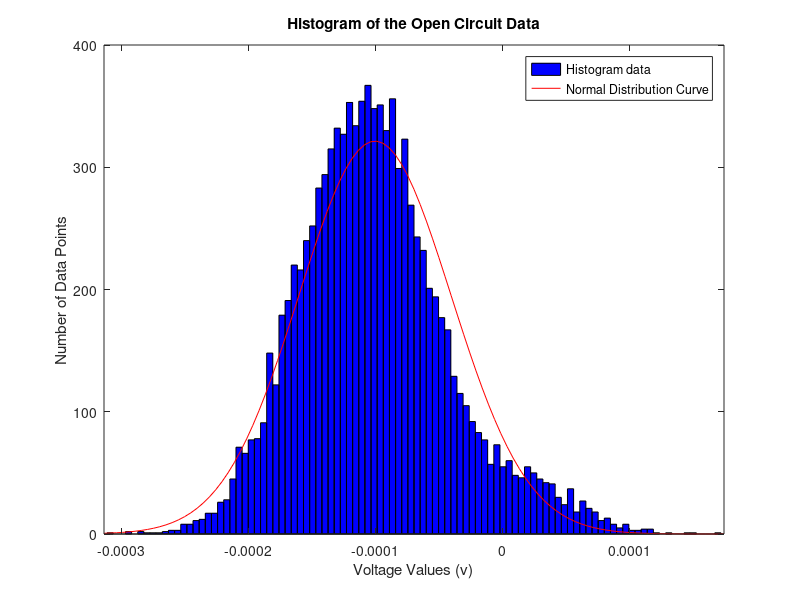

MATLAB code for this plot:
%% ME4005 Lab1 Part 1 Lab
% Loading in Data and finding statistical indicators of it.

%% Short circuit section
% Set up
clear;clc;format compact; close all;

% Load in Data
load('Lab1_P1_Short'); % Will generate two separate vectors [t,v]

% Calculation of separate indicators
meanV = mean(v)
maxV = max(v)
stdV = std(v)

r = histfit(v); % This will create a Histogram with a bell curve overlaid
    set(r(2), 'color', 'r'); % Changes color of norm dist curve
    title('Histogram of the Short Circuit Data')
    legend('Histogram data','Normal Distribution Curve')
    xlabel('Voltage Values (v)')
    ylabel('Number of Data Points')

%% Open circuit section
% Set up
clear;clc;format compact;close all;

% Load in Data
load('Lab1_P1_Open'); % Will generate two separate vectors [time, voltage]

% Calculations
meanV = mean(v)
maxV = max(v)
stdV = std(v)

r = histfit(v); % This will create a Histogram with a bell curve overlaid
    set(r(2), 'color', 'r'); % This will change color of norm dist curve
    title('Histogram of the Open Circuit Data')
    legend('Histogram data','Normal Distribution Curve')
    xlabel('Voltage Values (v)')
    ylabel('Number of Data Points')

